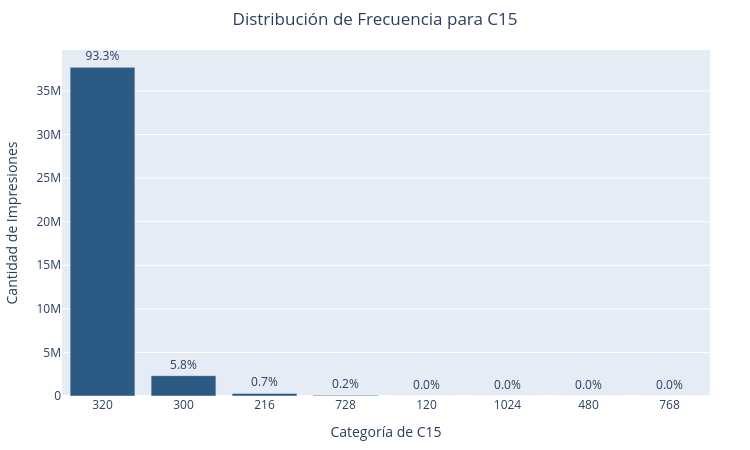

Notebook code for this chart:
### Markdown cell above
La variable C16 es un atributo categórico anónimo de baja cardinalidad. Al analizar su distribución de frecuencias, se observa una fuerte concentración de impresiones en solo unas pocas categorías específicas, lo que la convierte en una candidata ideal para la transformación mediante One-Hot Encoding directo sin riesgo de dispersión de datos.  

### C15

### Code cell
# 1. Agrupar y contar frecuencias directamente en PySpark (eficiente para 40M)
df__counts = df_transformed.groupBy("C15").count() \
    .orderBy("count", ascending=False) \
    .toPandas()
df__counts["C15"] = df__counts["C15"].astype(str)

# Calcular porcentaje del total de impresiones
total_impressions = df__counts["count"].sum()
df__counts["porcentaje"] = (df__counts["count"] / total_impressions) * 100

# 2. Crear gráfico de barras interactivo
fig = px.bar(
    df__counts,
    x="C15",
    y="count",
    text=df__counts["porcentaje"].apply(lambda x: f"{x:.1f}%"),
    title="Distribución de Frecuencia para C15",
    labels={"C15": "Valor de C15", "count": "Total de Impresiones"},
    color_discrete_sequence=["#2B5B84"]
)

# 3. Personalizar interacción (hover/tooltip) y diseño
fig.update_traces(
    textposition="outside",
    hovertemplate="<b>Altura (C15):</b> %{x} px<br>" +
                  "<b>Impresiones:</b> %{y:,.0f}<br>" +
                  "<b>Porcentaje:</b> %{text}<extra></extra>"
)

fig.update_layout(
    height=450,
    width=750,
    xaxis_type="category",
    yaxis_title="Cantidad de Impresiones",
    xaxis_title="Categoría de C15",
    title_x=0.5,
    margin=dict(t=50, b=40, l=40, r=40)
)

fig.show()

### Figure 1 — Plotly figure (JSON) as saved in the notebook; plotly's stock layout.template omitted (floating-point values rounded to 4 significant figures)
{"data": [{"hovertemplate": "<b>Altura (C15):</b> %{x} px<br><b>Impresiones:</b> %{y:,.0f}<br><b>Porcentaje:</b> %{text}<extra></extra>", "legendgroup": "", "marker": {"color": "#2B5B84", "pattern": {"shape": ""}}, "name": "", "orientation": "v", "showlegend": false, "text": ["93.3%", "5.8%", "0.7%", "0.2%", "0.0%", "0.0%", "0.0%", "0.0%"], "textposition": "outside", "type": "bar", "x": ["320", "300", "216", "728", "120", "1024", "480", "768"], "xaxis": "x", "y": [37708959, 2337294, 298794, 74533, 3069, 2560, 2137, 1621], "yaxis": "y"}], "layout": {"barmode": "relative", "height": 450, "legend": {"tracegroupgap": 0}, "margin": {"b": 40, "l": 40, "r": 40, "t": 50}, "title": {"text": "Distribución de Frecuencia para C15", "x": 0.5}, "width": 750, "xaxis": {"anchor": "y", "domain": [0, 1], "title": {"text": "Categoría de C15"}, "type": "category"}, "yaxis": {"anchor": "x", "domain": [0, 1], "title": {"text": "Cantidad de Impresiones"}}}}
